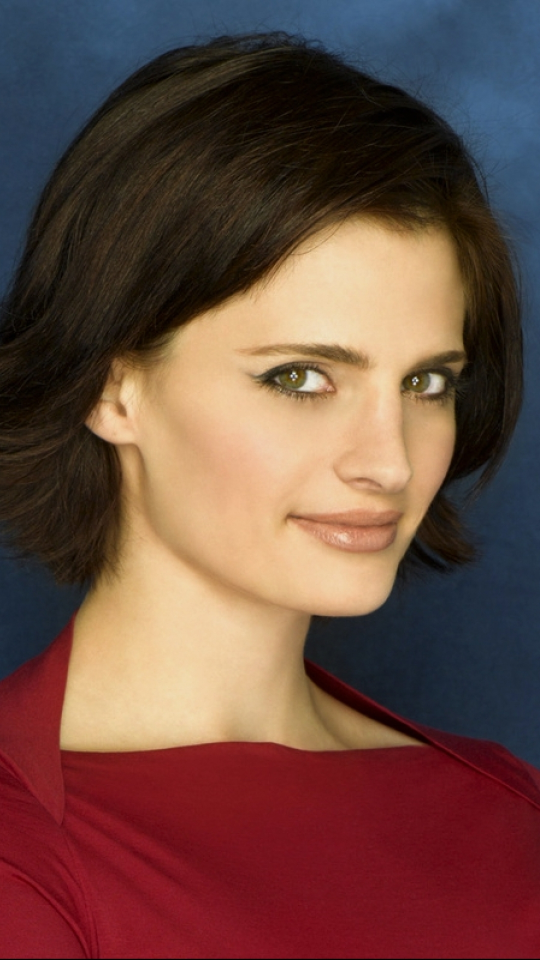
#> input picture images/stana1.jpg, 1080 x 1920 px (shown at 1/2 size)
$ python histograms.py
#> lines starting #> are read from the running program, lines starting #| are printed output that depends on the picture
#> further down, img is the input picture: shape (1920, 1080, 3); mean B, G, R 65, 74.2, 107.4
### myfunc.py
import cv2 as cv

# resize image frames
def resizeFrame(frame, scale=0.75):
#> called with scale = 0.4
    height = int(frame.shape[0] * scale)
#> height = 768
    width = int(frame.shape[1] * scale)
#> width = 432
    # height = 400
    # width = 500
    dimentions = (width, height)
#> dimentions = (432, 768)
    return cv.resize(frame, dimentions, interpolation=cv.INTER_AREA)
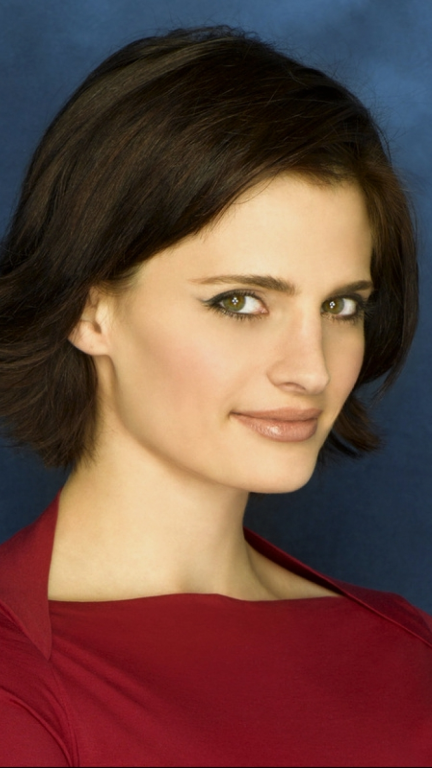
#> returned value: shape (768, 432, 3); mean of channels 0, 1, 2 65, 74.2, 107.4; drawn as B, G, R

# put size of the image on the upper left corner
def putSize(frame):
    text = str(frame.shape[0]) + " X " + str(frame.shape[1])
#> text = '768 X 432'
    cv.putText(frame, text, (50,50), cv.FONT_HERSHEY_DUPLEX, 1.5, (0,0,255), thickness=2)
    return frame

### histograms.py
import cv2 as cv
import numpy as np
import matplotlib.pyplot as plt
from myfunc import resizeFrame
from myfunc import putSize

# read image frame
img = cv.imread("images/stana1.jpg")
img = resizeFrame(img, .4)
img = putSize(img)
cv.imshow("img", img)

grey = cv.cvtColor(img, cv.COLOR_BGR2GRAY)
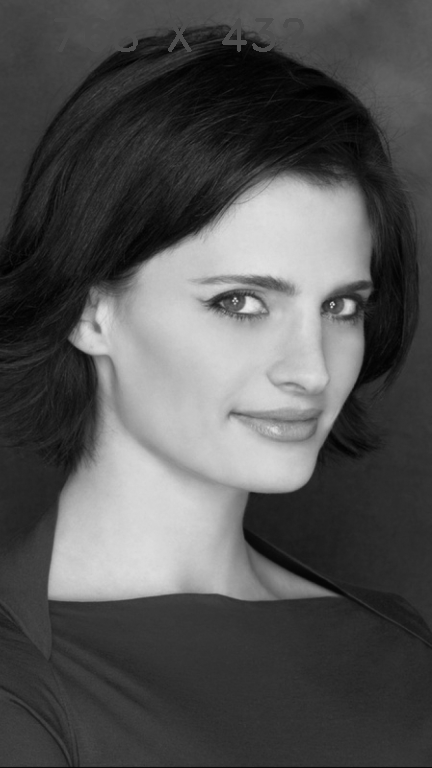
#> grey: shape (768, 432); min 0, max 232, mean 83.1
cv.imshow("grey", grey)

# grey histogram
grey_hist = cv.calcHist([grey], [0], None, [256], [0,256])
#> grey_hist = 256 values, max 7965 at index 49, min 0 at index 233, mean 1296

plt.figure()
plt.title("color histogram")
plt.xlabel("Bins")
plt.ylabel("no. of pixwls")
# plt.plot(grey_hist)
# plt.xlim([0,256])
# plt.show()


# colour histogram

colors = ('b', 'g', 'r')
for i, col in enumerate(colors):
    hist = cv.calcHist([img], [i], None, [256], [0,256])
    plt.plot(hist, color=col)

plt.show()
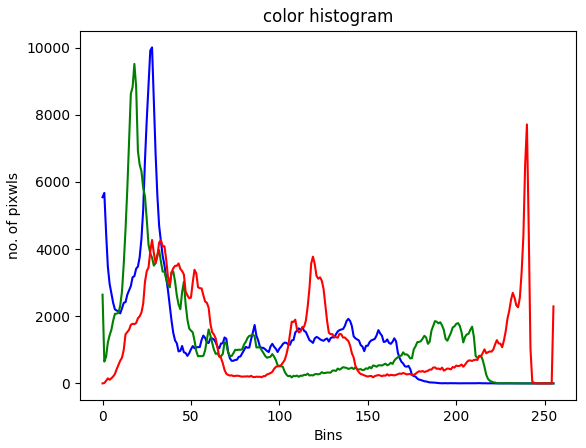
#> figure drawn by matplotlib, 1 panel; curve peaks at x = 28, y = 10003; curve peaks at x = 18, y = 9511; curve peaks at x = 240, y = 7710

cv.waitKey(0)
